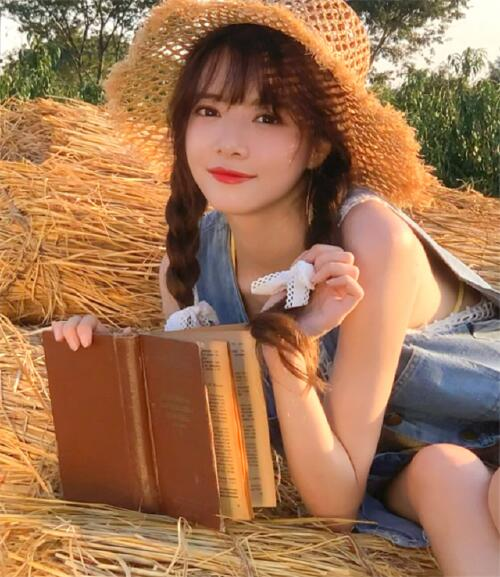
#> input picture Opencv/特征检测/BG.jpg, 500 x 577 px
$ python '角哈尔特征.py'
#> lines starting #> are read from the running program, lines starting #| are printed output that depends on the picture; after the words box and inside, x2 and y2 are one past the last pixel; in counts of white or black regions, pixels touching at a corner belong together
# [16 lines of commented-out code are left out]
import numpy as np
import cv2 as cv
filename = 'BG.jpg'
img = cv.imread(filename)
#> img is the input picture: shape (577, 500, 3); mean B, G, R 83.1, 116.6, 161
gray = cv.cvtColor(img,cv.COLOR_BGR2GRAY)
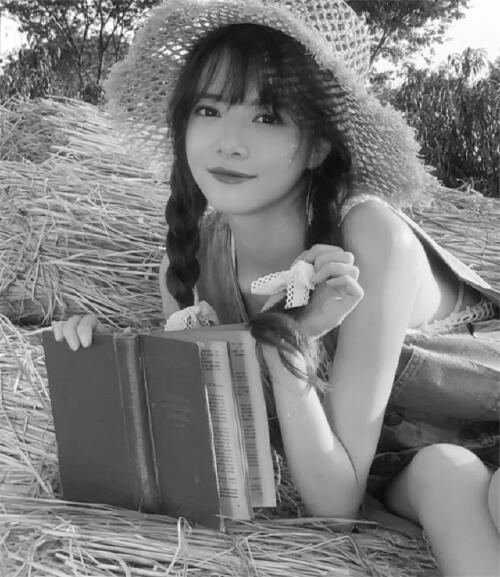
#> gray: shape (577, 500); min 7, max 255, mean 126.1
# find Harris corners
gray = np.float32(gray)
dst = cv.cornerHarris(gray,2,3,0.04)
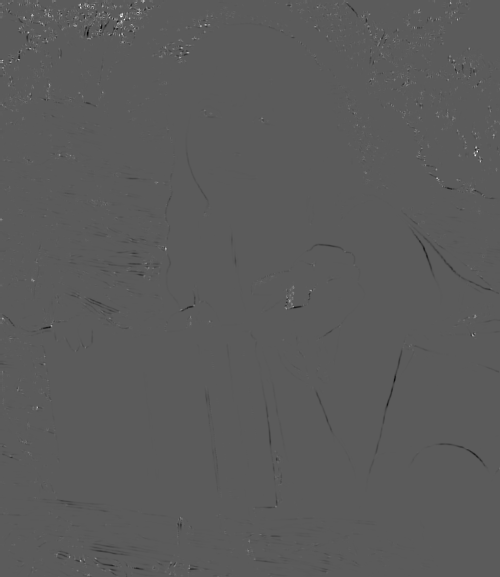
#> dst: shape (577, 500) float32; min -18631896, max 33437660, mean 1241.1; drawn with min black and max white
dst = cv.dilate(dst,None)
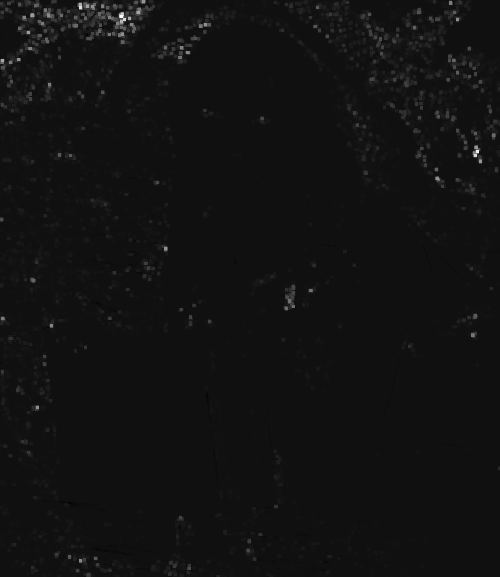
#> dst: shape (577, 500) float32; min -2287499.8, max 33437660, mean 285716.3; drawn with min black and max white
ret, dst = cv.threshold(dst,0.01*dst.max(),255,0)
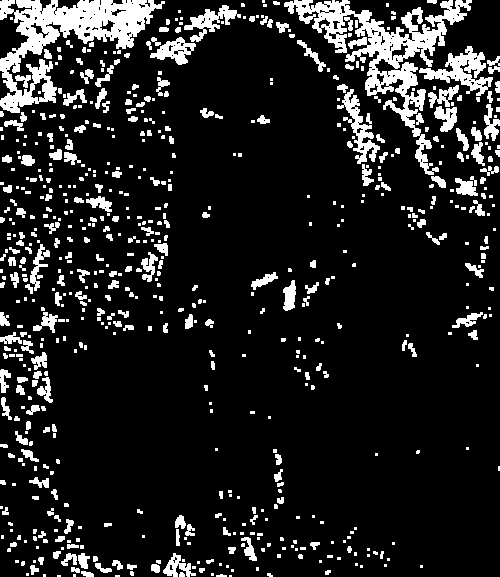
#> dst: shape (577, 500) float32; 13.2% white; 668 white regions (384 under 20 px), largest, box (x1, y1, x2, y2) and area: (284, 0, 472, 175) 6904, (0, 0, 165, 113) 6668, (419, 46, 493, 96) 1361
#> ret = 334376.6
dst = np.uint8(dst)
# find centroids
ret, labels, stats, centroids = cv.connectedComponentsWithStats(dst)
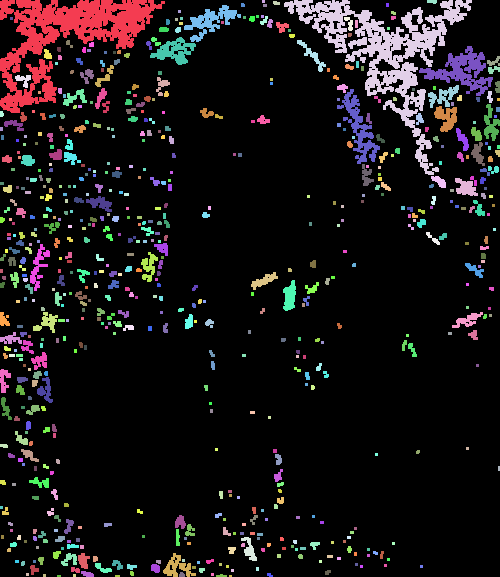
#> labels: shape (577, 500) int32; 669 distinct labels, from 0 to 668; one colour per label, 0 black
#> ret = 669; stats = 669 rows, first 6: [0, 0, 500, 577, 250375], [0, 0, 165, 113, 6668], [262, 0, 3, 3, 9], [273, 1, 7, 4, 24], [284, 0, 188, 175, 6904], [427, 0, 10, 4, 33]; centroids = 669 pairs, first value 1 to 498.5, second value 1 to 575.5
# define the criteria to stop and refine the corners
criteria = (cv.TERM_CRITERIA_EPS + cv.TERM_CRITERIA_MAX_ITER, 100, 0.001)
corners = cv.cornerSubPix(gray,np.float32(centroids),(5,5),(-1,-1),criteria)
#> corners = 669 pairs, first value 0.113 to 498.8, second value 2.2 to 575.5
# Now draw them
res = np.hstack((centroids,corners))
#> res = 669 rows, first 6: [253.8, 305.6, 253.8, 305.6], [65.44, 36.3, 65.44, 36.3], [263, 1, 265.5, 5.62], [275.9, 2.62, 275.6, 2.25], [386.8, 51.26, 386.8, 51.26], [431.7, 1.18, 434.6, 2.2]
res = np.int0(res)
#> res = 669 rows, first 6: [253, 305, 253, 305], [65, 36, 65, 36], [263, 1, 265, 5], [275, 2, 275, 2], [386, 51, 386, 51], [431, 1, 434, 2]
img[res[:,1],res[:,0]]=[0,0,255]
img[res[:,3],res[:,2]] = [0,255,0]
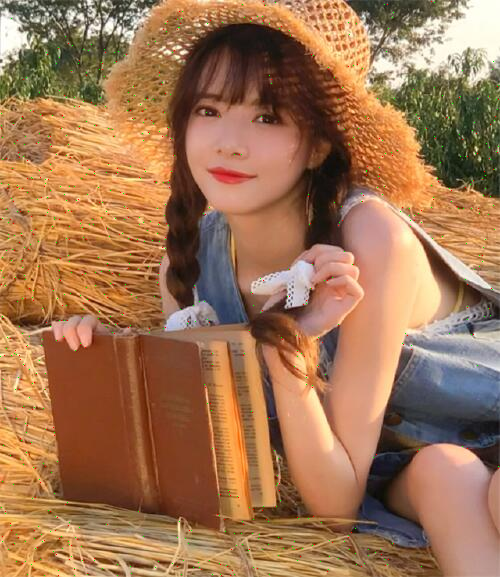
#> img: shape (577, 500, 3); mean B, G, R 82.8, 116.8, 160.8
cv.imwrite('subpixel.png',img)

$ run again, with Opencv/特征检测/dy.jpg copied over Opencv/特征检测/BG.jpg
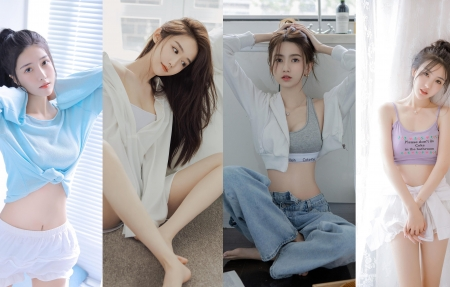
#> input picture Opencv/特征检测/dy.jpg, 450 x 287 px
#> img is the input picture: shape (287, 450, 3); mean B, G, R 170.6, 168.4, 169.8
#> `ret, dst = cv.threshold(dst,0.01*dst.max(),255,0)`:
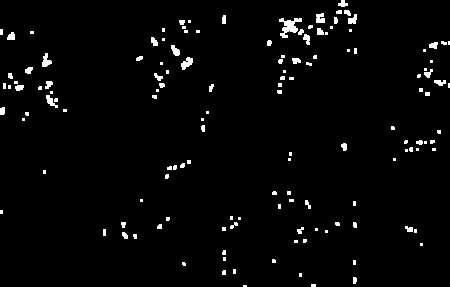
#> dst: shape (287, 450) float32; 2.5% white; 139 white regions (91 under 20 px), largest, box (x1, y1, x2, y2) and area: (279, 18, 302, 38) 223, (181, 57, 193, 70) 92, (42, 53, 52, 67) 82
#> `ret, dst = cv.threshold(dst,0.01*dst.max(),255,0)`: ret = 400586.2
#> labels: shape (287, 450) int32; 140 distinct labels, from 0 to 139
#> `ret, labels, stats, centroids = cv.connectedComponentsWithStats(dst)`: ret = 140; stats = 140 rows, first 6: [0, 0, 450, 287, 125951], [338, 0, 10, 7, 46], [336, 10, 6, 4, 22], [344, 10, 7, 6, 31], [316, 13, 9, 10, 74], [222, 15, 4, 9, 34]; centroids = 140 pairs, first value 1 to 448.5, second value 3.39 to 285.5
#> corners = 140 pairs, first value 1 to 448.5, second value 1.73 to 285.7
#> `res = np.hstack((centroids,corners))`: res = 140 rows, first 6: [224.1, 144, 222.5, 139.4], [342.5, 3.39, 342.1, 1.73], [338.7, 11.64, 336.8, 12.56], [347, 12.26, 347, 12.26], [319.8, 18, 319.3, 19.17], [223.6, 19.21, 222.2, 19.2]
#> `res = np.int0(res)`: res = 140 rows, first 6: [224, 144, 222, 139], [342, 3, 342, 1], [338, 11, 336, 12], [347, 12, 347, 12], [319, 18, 319, 19], [223, 19, 222, 19]
#> `img[res[:,3],res[:,2]] = [0,255,0]`:
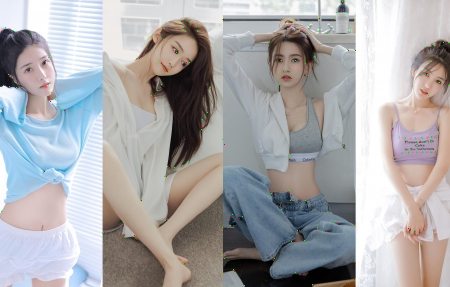
#> img: shape (287, 450, 3); mean B, G, R 170.4, 168.5, 169.7

$ run again, with Opencv/特征检测/0.jpg copied over Opencv/特征检测/BG.jpg
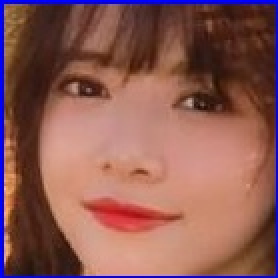
#> input picture Opencv/特征检测/0.jpg, 139 x 139 px (shown 2 times larger)
#> img is the input picture: shape (139, 139, 3); mean B, G, R 83.6, 90, 140.1
#> `ret, dst = cv.threshold(dst,0.01*dst.max(),255,0)`:
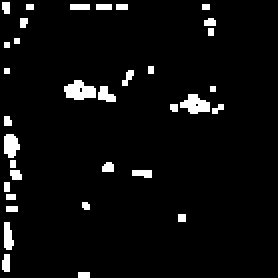
#> dst: shape (139, 139) float32 (shown 2 times larger); 4.7% white; 34 white regions (20 under 20 px), largest, box (x1, y1, x2, y2) and area: (32, 40, 48, 50) 112, (90, 47, 105, 57) 97, (2, 67, 10, 79) 74
#> `ret, dst = cv.threshold(dst,0.01*dst.max(),255,0)`: ret = 89240.6
#> labels: shape (139, 139) int32; 35 distinct labels, from 0 to 34
#> `ret, labels, stats, centroids = cv.connectedComponentsWithStats(dst)`: ret = 35; stats = 35 rows, first 6: [0, 0, 139, 139, 18416], [1, 1, 4, 6, 22], [13, 2, 4, 3, 12], [35, 2, 10, 3, 30], [48, 2, 8, 3, 24], [58, 2, 6, 3, 18]; centroids = 35 pairs, first value 2.64 to 108.5, second value 3 to 137
#> corners = 35 pairs, first value 1.48 to 108.5, second value 1.29 to 137.4
#> `res = np.hstack((centroids,corners))`: res = 35 rows, first 6: [70.24, 69.5, 70.24, 69.5], [2.64, 3.32, 1.66, 1.67], [14.5, 3, 14.8, 1.79], [39.5, 3, 38, 1.29], [51.5, 3, 51.5, 3], [60.5, 3, 60.03, 1.62]
#> `res = np.int0(res)`: res = 35 rows, first 6: [70, 69, 70, 69], [2, 3, 1, 1], [14, 3, 14, 1], [39, 3, 38, 1], [51, 3, 51, 3], [60, 3, 60, 1]
#> `img[res[:,1],res[:,0]]=[0,0,255]`:
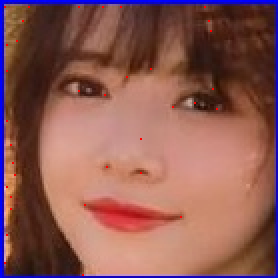
#> img: shape (139, 139, 3) (shown 2 times larger); 0.18% of pixels changed, all inside (x1, y1, x2, y2) = (2, 3, 109, 138)
